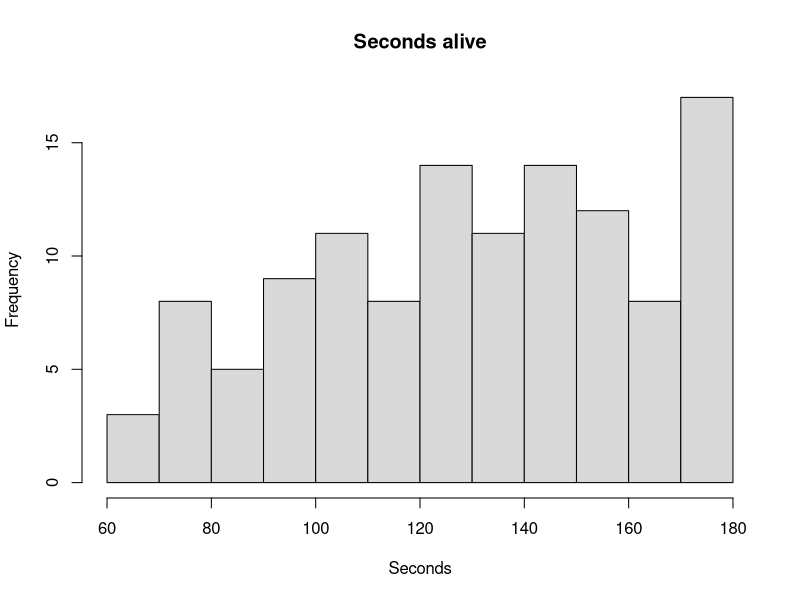
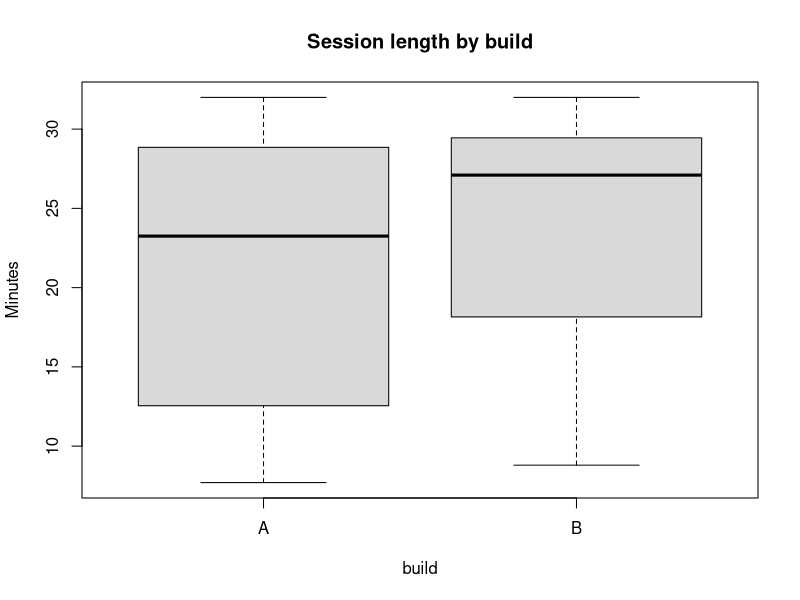
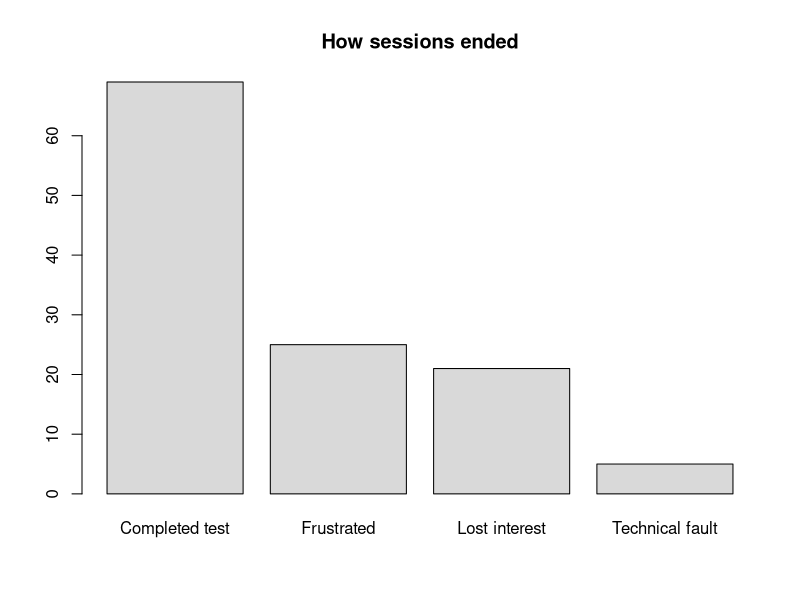
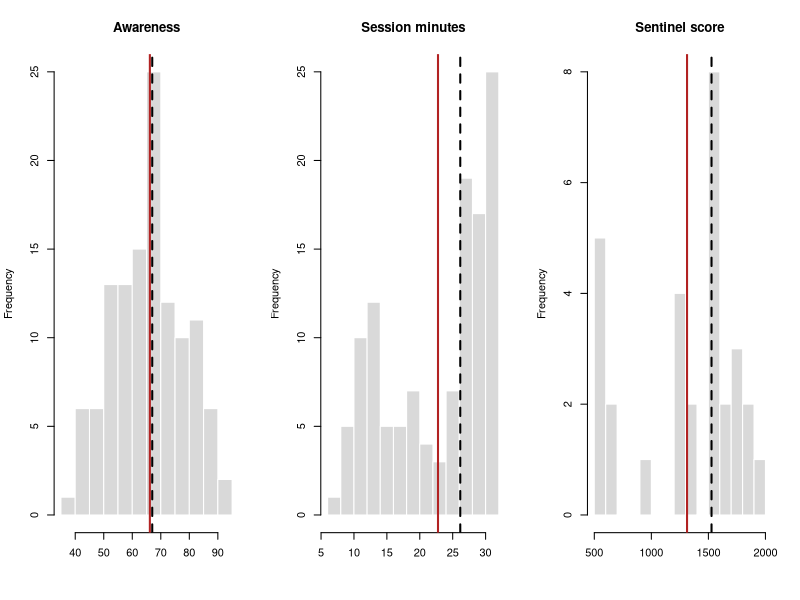

The R source for these figures, in order:
## ---- chunk 1
#| label: d1-vector
# Five players' deaths, typed in by hand. c() combines values into a vector.
deaths <- c(2, 0, 5, 3, 1)

deaths          # print it
length(deaths)  # how many players
deaths[3]       # the third player: square brackets pick by position
deaths > 2      # a condition gives one TRUE/FALSE per player
sum(deaths > 2) # TRUE counts as 1, so this is a count, not a total
## ---- chunk 2
#| label: d1-na
# The fourth player's log was lost. NA means "not recorded", not zero.
deaths <- c(2, 0, 5, NA, 1)

mean(deaths)               # NA: R will not guess
mean(deaths, na.rm = TRUE) # say out loud what you are leaving out
## ---- chunk 3
#| label: d1-read
library(readr)
library(dplyr)

# The path is relative to the project folder.
sessions <- read_csv("data/tidebreak_sessions.csv", show_col_types = FALSE)
## ---- chunk 4
#| label: d1-look
glimpse(sessions)            # every column: name, type, first values
sessions |> count(cohort)    # the pipe reads "and then": take sessions, count cohorts
mean(sessions$deaths)        # $ pulls out one column as a vector
## ---- chunk 5
#| label: d2-centre
kills <- sessions$kills

mean(kills)
median(kills)
sd(kills)                     # typical distance from the mean
IQR(kills)                    # width of the middle half
quantile(kills, c(0.1, 0.9))  # any percentiles you ask for
## ---- chunk 6
#| label: d2-plots
#| fig-alt:
#|   - "Histogram of seconds alive per session, from 60 to 180, with the tallest bar at 170 to 180 seconds."
#|   - "Boxplots of session length by build. Build A's box is lower and wider than Build B's."
#|   - "Bar chart of how sessions ended. Completed test is by far the most common, followed by frustrated and lost interest."
hist(sessions$time_alive_s, breaks = 15,
     main = "Seconds alive", xlab = "Seconds", col = "grey85")

boxplot(session_minutes ~ build, data = sessions,
        main = "Session length by build", ylab = "Minutes", col = "grey85")

quits <- sessions |> count(quit_reason, sort = TRUE)
barplot(quits$n, names.arg = quits$quit_reason,
        main = "How sessions ended", col = "grey85")
## ---- chunk 7
#| label: d2-groups
# group_by() splits the table; summarise() runs each summary once per piece.
sessions |>
  group_by(build) |>
  summarise(n          = n(),               # always say how many
            median_min = median(session_minutes),
            frustrated = mean(quit_reason == "Frustrated"))  # a proportion
## ---- chunk 8
#| label: d2-shapes
#| fig-alt: "Three histograms side by side, each with a solid red mean line and a dashed median line. Awareness is roughly symmetric and the two lines almost coincide. Session length piles up near 32 minutes and its mean sits left of the median. Sentinel score has a separate low group, and its mean sits well left of the median."
op <- par(mfrow = c(1, 3))
shape <- function(x, title) {
  hist(x, breaks = 12, main = title, xlab = "", col = "grey85", border = "white")
  abline(v = mean(x), col = "firebrick", lwd = 2)       # mean: solid red
  abline(v = median(x), lty = 2, lwd = 2)               # median: dashed
}
shape(sessions$awareness, "Awareness")
shape(sessions$session_minutes, "Session minutes")
shape(sessions$score[sessions$archetype == "Sentinel"], "Sentinel score")
par(op)
## ---- chunk 9
#| label: d2-frames
frames <- read_csv("data/tidebreak_frame_times.csv", show_col_types = FALSE)

# Every summary per build in one table. p99: the frame time 99% of frames beat.
frames |>
  group_by(build) |>
  summarise(fps    = 1000 / mean(ms),
            median = median(ms),
            p99    = quantile(ms, 0.99))
